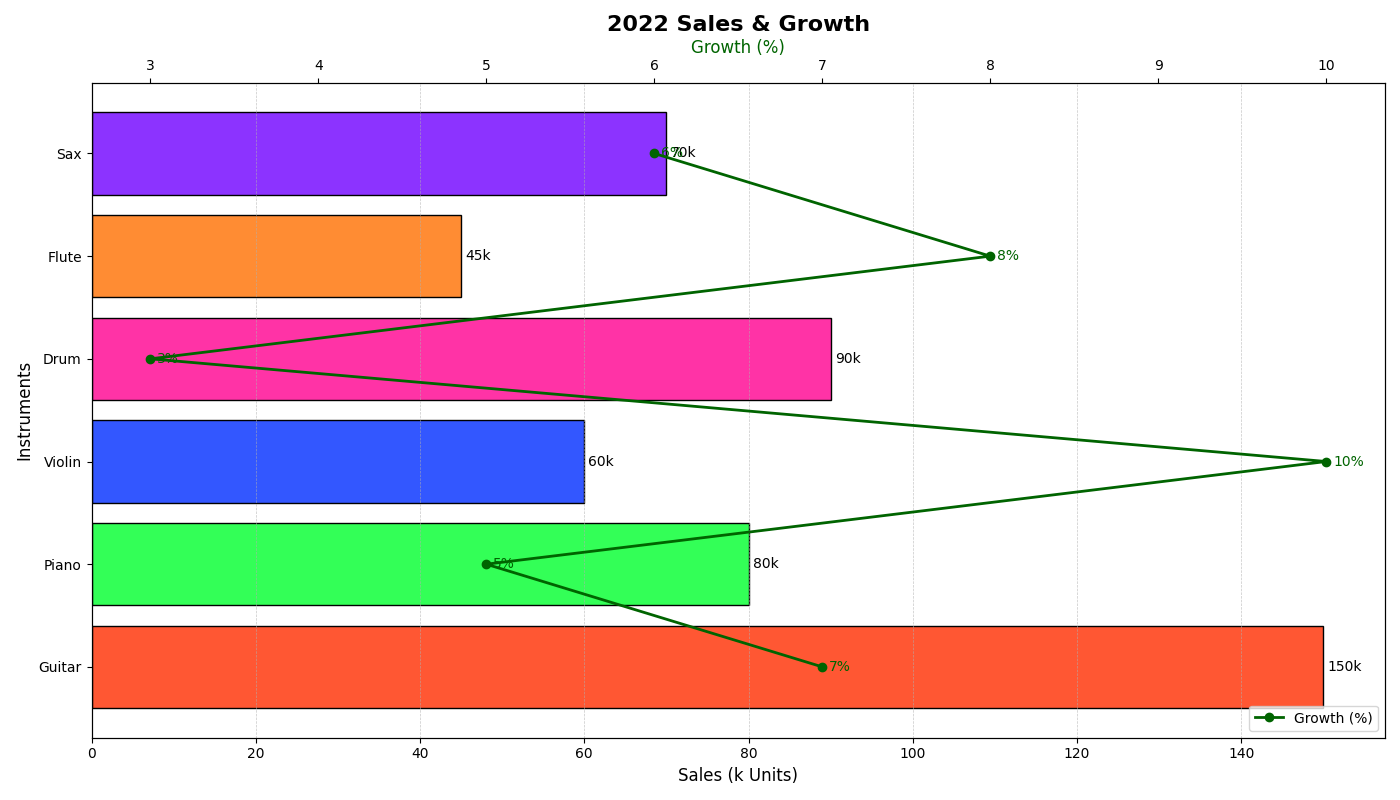

Reproduce this figure in Python.
import matplotlib.pyplot as plt
import numpy as np

# Data
instruments = ['Guitar', 'Piano', 'Violin', 'Drum', 'Flute', 'Sax']
sales = [150, 80, 60, 90, 45, 70]  # Sales in thousands of units
growth_rates = [7, 5, 10, 3, 8, 6]  # Year-over-year growth rates in percentage

fig, ax1 = plt.subplots(figsize=(14, 8))

bar_colors = ['#ff5733', '#33ff57', '#3357ff', '#ff33a6', '#ff8c33', '#8c33ff']
bars = ax1.barh(instruments, sales, color=bar_colors, edgecolor='black', label='Sales (Thousands)')
ax1.set_ylabel('Instruments', fontsize=12)
ax1.set_xlabel('Sales (k Units)', fontsize=12, color='black')
ax1.set_title('2022 Sales & Growth', fontsize=16, fontweight='bold')
ax1.xaxis.grid(True, linestyle='--', linewidth=0.5, alpha=0.7)

# Annotate bar lengths
for bar in bars:
    width = bar.get_width()
    ax1.annotate(f'{width}k', xy=(width, bar.get_y() + bar.get_height() / 2),
                 xytext=(3, 0), textcoords="offset points", ha='left', va='center', fontsize=10)

# Create a secondary axis for growth rates
ax2 = ax1.twiny()
ax2.plot(growth_rates, instruments, color='darkgreen', marker='o', linestyle='-', linewidth=2, label='Growth (%)')
ax2.set_xlabel('Growth (%)', fontsize=12, color='darkgreen')

# Annotate growth rates
for i, rate in enumerate(growth_rates):
    ax2.annotate(f'{rate}%', xy=(rate, i),
                 xytext=(5, 0), textcoords="offset points", ha='left', va='center', fontsize=10, color='darkgreen')

# Create a legend for the line plot
lines, labels = ax2.get_legend_handles_labels()
ax2.legend(lines, labels, loc='lower right', fontsize=10)

fig.tight_layout()
plt.show()
